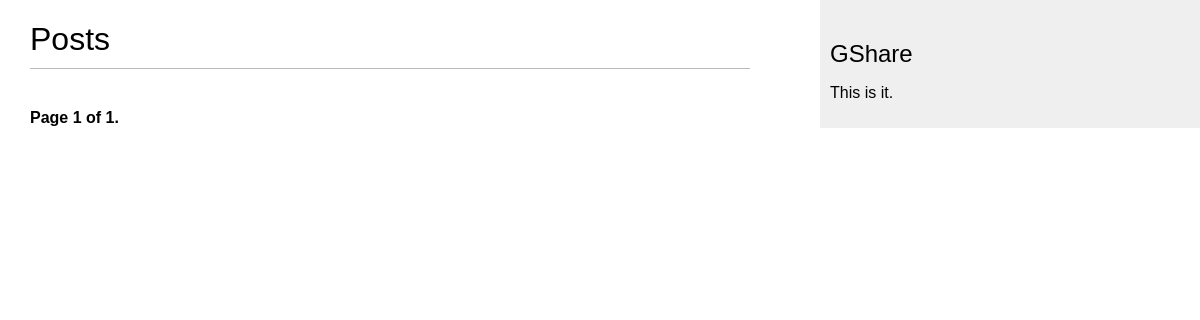
Page /g/ on the earlier database version.
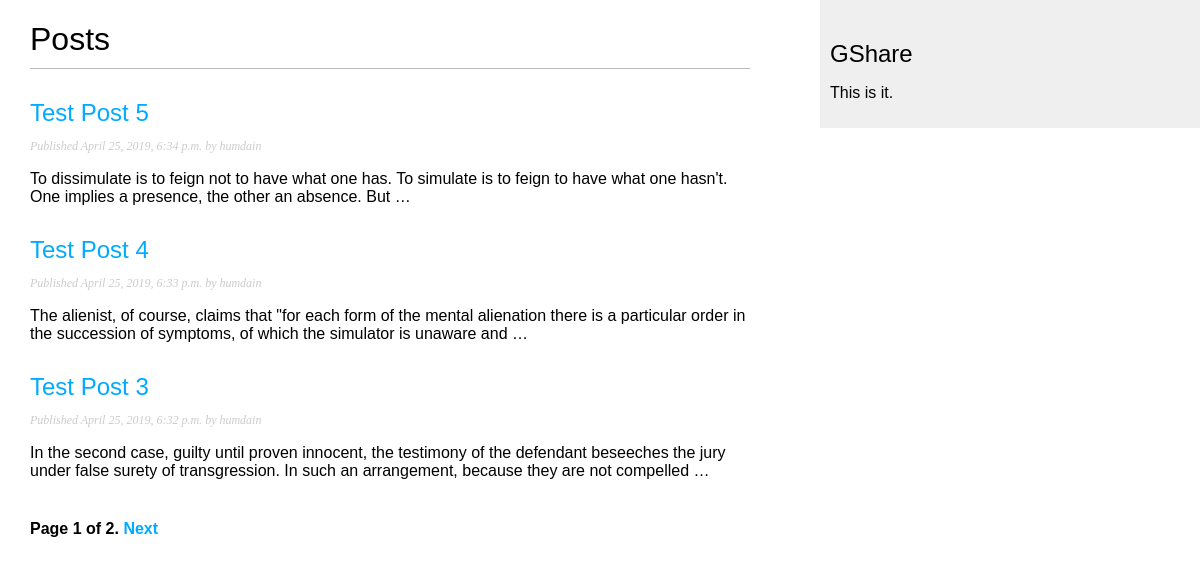
Same page on the later database version.
### g/models.py (models this page shows, shortened)
class Post(models.Model):
	objects = models.Manager() # default manager
	published = PublishedManager() # custom manager
	STATUS_CHOICES = {
		('draft','Draft'),
		('published','Published'),
	}
	title = models.CharField(max_length=250)
	slug = models.SlugField(max_length=250,
							unique_for_date='publish')
	author = models.ForeignKey(User,on_delete=models.CASCADE,
								related_name='user_posts')
	body = models.TextField()
	publish = models.DateTimeField(default=timezone.now)
	created = models.DateTimeField(auto_now_add=True)
	updated = models.DateTimeField(auto_now=True)
	status = models.CharField(max_length=10,choices=STATUS_CHOICES,
								default='draft')
	class Meta:
		ordering = ('-publish',)
	def get_absolute_url(self):
		return reverse('g:post_detail',
						args = [self.publish.year,
								self.publish.month,
								self.publish.day,
								self.slug])

### g/views.py (the view)
# urls.py: path('', views.PostListView.as_view(), name='post_list'),
class PostListView(ListView):
	queryset = Post.published.all()
	context_object_name = 'posts'
	paginate_by = 3
	template_name = 'g/post/list.html'

### g/templates/g/post/list.html (shortened to what this page needs)
{% extends "g/base.html" %}
{% block content %}
	<h1>Posts</h1>
	{% for post in posts %}
		<h2>
			<a href="{{ post.get_absolute_url }}">
				{{ post.title }}
			</a>
		</h2>
		<p class="date">
			Published {{ post.publish }} by {{ post.author }}
		</p>
		{{ post.body|truncatewords:30|linebreaks }}
	{% endfor %}
	{% include "pagination.html" with page=page_obj %}
{% endblock %}

### g/templates/g/base.html (shortened to what this page needs)
{% load static %}
<!DOCTYPE html>
<html>
<head>
	<link href="{% static 'css/g.css' %}" rel="stylesheet">
</head>
<body>
	<div id="content">
		{% block content %}
		{% endblock %}
	</div>
	<div id="sidebar">
		<h2>GShare</h2>
			<p>This is it.</p>
	</div>
</body>
</html>

### g/templates/pagination.html (shortened to what this page needs)
<div class = "pagination">
	<span class = "step-links">
		<span class = "current">
			Page {{ page.number }} of {{ page.paginator.num_pages }}.
		</span>
		{% if page.has_next %}
			<a href="?page={{ page.next_page_number }}">Next</a>
		{% endif %}
	</span>
</div>

### g/static/css/g.css (style rules this page uses)
body { margin:0; padding:0; font-family:helvetica, sans-serif; }
a { color:#00abff; text-decoration:none; }
h1 { font-weight:normal; border-bottom:1px solid #bbb; padding:0 0 10px 0; }
h2 { font-weight:normal; margin:30px 0 0; }
#content { float:left; width:60%; padding:0 0 0 30px; }
#sidebar { float:right; width:30%; padding:10px; background:#efefef; height:100%; }
p.date { color:#ccc; font-family: georgia, serif; font-size: 12px; font-style: italic; }
.pagination { margin:40px 0; font-weight:bold; }

Differences in the rows shown:
added Post: title "Test Post 5", publish "April 25, 2019, 6:34 p.m.", author "humdain", body "To dissimulate is to feign not to have what one has. To simulate is to feign to have what one hasn't. One implies a presence, the other an absence. But …"
added Post: title "Test Post 4", publish "April 25, 2019, 6:33 p.m.", author "humdain", body "The alienist, of course, claims that \"for each form of the mental alienation there is a particular order in the succession of symptoms, of which the simulator is unaware and …"
added Post: title "Test Post 3", publish "April 25, 2019, 6:32 p.m.", author "humdain", body "In the second case, guilty until proven innocent, the testimony of the defendant beseeches the jury under false surety of transgression. In such an arrangement, because they are not compelled …"
Other differences:
{{ page.paginator.num_pages }}: "1" → "2"
text now shown: "Next"
